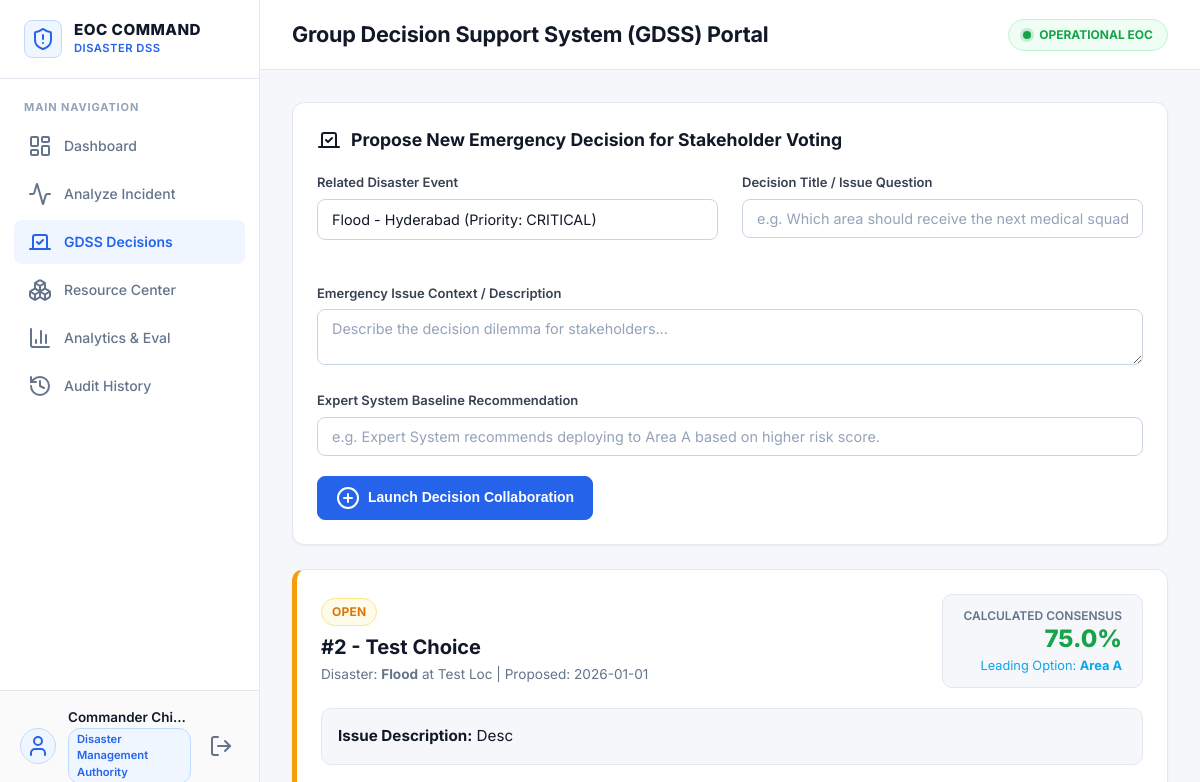
Before: /gdss (signed in, upper part) with the older database file.
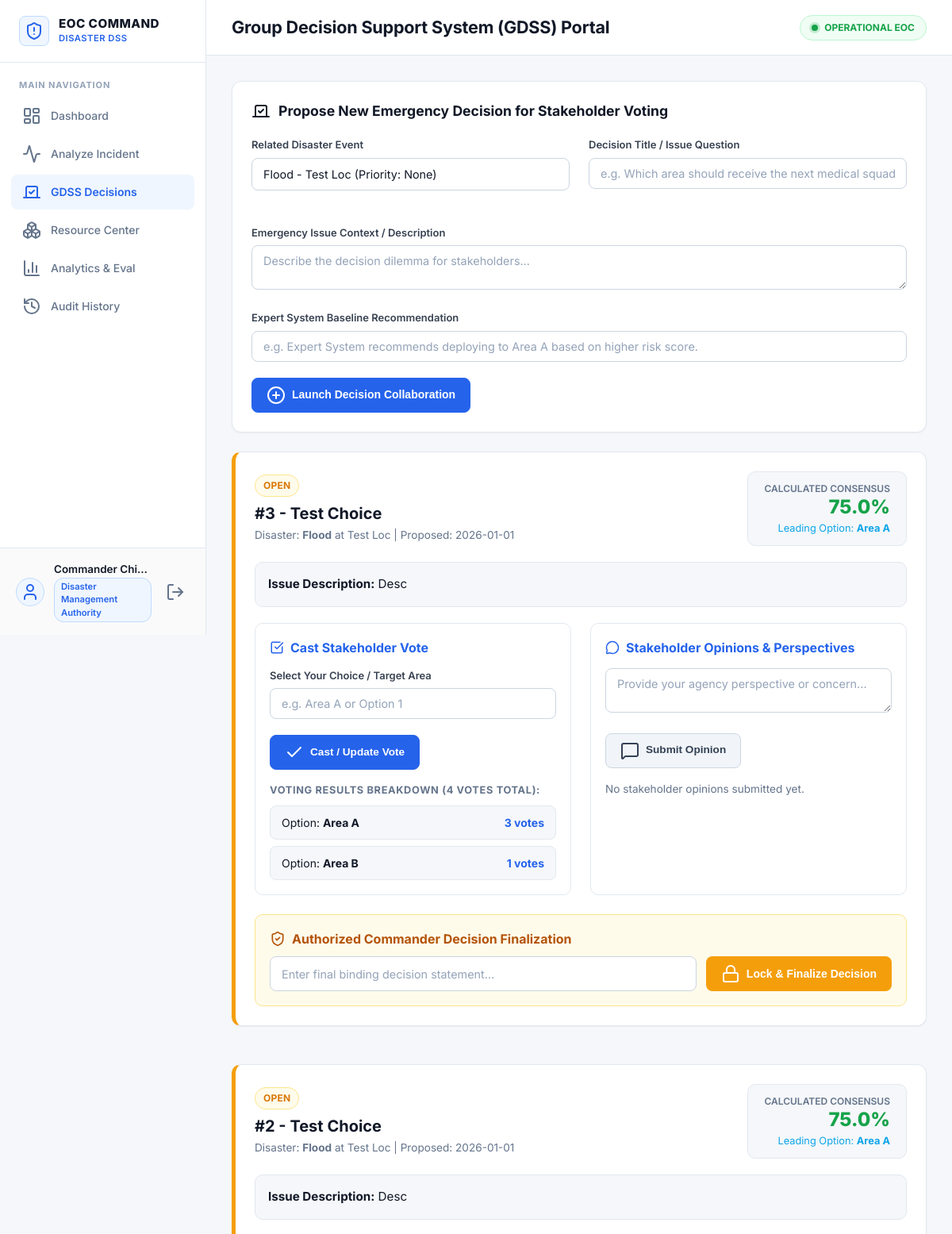
After: the same page with the newer database file.
### tables this page shows
CREATE TABLE gdss_decisions (
            id INTEGER PRIMARY KEY AUTOINCREMENT,
            disaster_id INTEGER NOT NULL,
            title TEXT NOT NULL,
            issue_description TEXT NOT NULL,
            expert_recommendation TEXT,
            status TEXT NOT NULL DEFAULT 'OPEN',
            final_decision TEXT,
            finalized_by TEXT,
            created_at TEXT,
            FOREIGN KEY (disaster_id) REFERENCES disasters(id) ON DELETE CASCADE
        );

CREATE TABLE gdss_votes (
            id INTEGER PRIMARY KEY AUTOINCREMENT,
            decision_id INTEGER NOT NULL,
            user_id INTEGER NOT NULL,
            username TEXT NOT NULL,
            role TEXT NOT NULL,
            vote_option TEXT NOT NULL,
            created_at TEXT,
            UNIQUE(decision_id, user_id),
            FOREIGN KEY (decision_id) REFERENCES gdss_decisions(id) ON DELETE CASCADE
        );

CREATE TABLE disasters (
            id INTEGER PRIMARY KEY AUTOINCREMENT,
            disaster_type TEXT NOT NULL,
            location TEXT NOT NULL,
            people_affected INTEGER,
            medical_emergency TEXT,
            road_status TEXT,
            available_ambulances INTEGER,
            hospital_beds INTEGER,
            priority TEXT,
            recommendation TEXT,
            created_at TEXT
        , status TEXT DEFAULT 'ACTIVE');

### app/routes/gdss_routes.py (the view)
@gdss_bp.route("/gdss")
@login_required
def index():
    conn = get_db()
    decisions = conn.execute("""
        SELECT g.*, d.disaster_type, d.location
        FROM gdss_decisions g
        JOIN disasters d ON g.disaster_id = d.id
        ORDER BY g.id DESC
    """).fetchall()
    disasters = get_all_disasters()
    conn.close()
    enhanced_decisions = []
    conn = get_db()
    for d in decisions:
        opinions = conn.execute("SELECT * FROM gdss_opinions WHERE decision_id = ? ORDER BY id ASC", (d["id"],)).fetchall()
        votes = conn.execute("SELECT * FROM gdss_votes WHERE decision_id = ? ORDER BY id ASC", (d["id"],)).fetchall()
        vote_counts = {}
        total_votes = len(votes)
        consensus_pct = 0.0
        winning_option = None
        if total_votes > 0:
            for v in votes:
                opt = v["vote_option"]
                vote_counts[opt] = vote_counts.get(opt, 0) + 1
            winning_option = max(vote_counts, key=vote_counts.get)
            consensus_pct = round((vote_counts[winning_option] / total_votes) * 100, 1)
        user_voted = conn.execute("SELECT * FROM gdss_votes WHERE decision_id = ? AND user_id = ?", (d["id"], session.get("user_id"))).fetchone()
        enhanced_decisions.append({
            "details": d,
            "opinions": opinions,
            "votes": votes,
            "vote_counts": vote_counts,
            "total_votes": total_votes,
            "consensus_pct": consensus_pct,
            "winning_option": winning_option,
            "user_voted": user_voted
        })
    conn.close()
    return render_template("gdss.html", decisions=enhanced_decisions, disasters=disasters)

### app/db.py (called while the page is built)
def get_db():
    conn = sqlite3.connect(DATABASE_PATH, timeout=30.0)
    try:
        conn.execute("PRAGMA journal_mode=WAL;")
    except Exception:
        pass
    conn.row_factory = sqlite3.Row
    return conn

### app/models.py (called while the page is built)
def get_all_disasters():
    conn = get_db()
    disasters = conn.execute("SELECT * FROM disasters ORDER BY id DESC").fetchall()
    conn.close()
    return disasters

### app/routes/auth_routes.py (called while the page is built)
def login_required(f):
    @wraps(f)
    def decorated_function(*args, **kwargs):
        if "user_id" not in session:
            flash("Please log in to access this page.", "warning")
            return redirect(url_for("auth.login"))
        return f(*args, **kwargs)
    return decorated_function

### app/templates/gdss.html (shortened to what the changed rows need)
{% extends "base.html" %}
{% block header_title %}Group Decision Support System (GDSS) Portal{% endblock %}
{% block content %}
{% if session.get('role') in ['System Administrator', 'Disaster Management Authority'] %}
<div class="card">
    <div class="card-header">
        <div class="card-title">
            <i data-lucide="vote"></i>
            <span>Propose New Emergency Decision for Stakeholder Voting</span>
        </div>
    </div>
    <form action="{{ url_for('gdss.create_decision') }}" method="POST">
        <div class="grid-cols-2">
            <div class="form-group">
                <label>Related Disaster Event</label>
                <select name="disaster_id" required>
                    {% for d in disasters %}
                    <option value="{{ d.id }}">{{ d.disaster_type }} - {{ d.location }} (Priority: {{ d.priority }})</option>
                    {% endfor %}
                </select>
            </div>
            <div class="form-group">
                <label>Decision Title / Issue Question</label>
                <input type="text" name="title" placeholder="e.g. Which area should receive the next medical squad?" required>
            </div>
        </div>
        <div class="form-group">
            <label>Emergency Issue Context / Description</label>
            <textarea name="issue_description" rows="2" placeholder="Describe the decision dilemma for stakeholders..." required></textarea>
        </div>
        <div class="form-group">
            <label>Expert System Baseline Recommendation</label>
            <input type="text" name="expert_recommendation" placeholder="e.g. Expert System recommends deploying to Area A based on higher risk score.">
        </div>
        <button type="submit" class="btn btn-primary">
            <i data-lucide="plus-circle"></i>
            <span>Launch Decision Collaboration</span>
        </button>
    </form>
</div>
{% endif %}
<div style="display: flex; flex-direction: column; gap: 24px;">
    {% for item in decisions %}
    {% set d = item.details %}
    <div class="card" style="border-left: 5px solid {% if d.status == 'FINALIZED' %}var(--success){% else %}var(--warning){% endif %};">
        <div class="card-header">
            <div>
                <span class="badge {% if d.status == 'FINALIZED' %}badge-low{% else %}badge-medium{% endif %}">{{ d.status }}</span>
                <h3 style="margin-top: 6px; color: var(--text-main); font-size: 1.25rem; font-weight: 700;">#{{ d.id }} - {{ d.title }}</h3>
                <div style="font-size: 0.85rem; color: var(--text-muted); margin-top: 2px;">Disaster: <strong>{{ d.disaster_type }}</strong> at {{ d.location }} | Proposed: {{ d.created_at }}</div>
            </div>
            {% if item.total_votes > 0 %}
            <div style="text-align: right; background: var(--bg-main); padding: 12px 20px; border-radius: var(--radius-md); border: 1px solid var(--border);">
                <div style="font-size: 0.75rem; color: var(--text-muted); font-weight: 600; text-transform: uppercase;">Calculated Consensus</div>
                <div style="font-size: 1.5rem; font-weight: 800; color: var(--success); line-height: 1.2;">{{ item.consensus_pct }}%</div>
                <div style="font-size: 0.8rem; color: var(--info); margin-top: 2px;">Leading Option: <strong>{{ item.winning_option }}</strong></div>
            </div>
            {% endif %}
        </div>
        <div style="background: var(--bg-main); padding: 16px; border-radius: var(--radius-md); margin-bottom: 20px; font-size: 0.95rem; border: 1px solid var(--border);">
            <strong style="color: var(--text-main);">Issue Description:</strong> {{ d.issue_description }}
        </div>
        <div class="grid-cols-2">
            <div style="background: #FFFFFF; padding: 18px; border-radius: var(--radius-md); border: 1px solid var(--border);">
                <h4 style="color: var(--primary); margin-bottom: 14px; font-weight: 700; display: flex; align-items: center; gap: 8px;">
                    <i data-lucide="check-square" style="width: 18px; height: 18px;"></i>
                    <span>Cast Stakeholder Vote</span>
                </h4>
                {% if d.status == 'OPEN' %}
                <form action="{{ url_for('gdss.cast_vote', decision_id=d.id) }}" method="POST" style="margin-bottom: 16px;">
                    <div class="form-group">
                        <label>Select Your Choice / Target Area</label>
                        <input type="text" name="vote_option" placeholder="e.g. Area A or Option 1" required>
                    </div>
                    <button type="submit" class="btn btn-primary" style="font-size: 0.85rem;">
                        <i data-lucide="check"></i> Cast / Update Vote
                    </button>
                </form>
                {% else %}
                <div style="color: var(--success); font-weight: 600; margin-bottom: 16px; display: flex; align-items: center; gap: 6px;">
                    <i data-lucide="lock" style="width: 16px; height: 16px;"></i>
                    <span>Decision is FINALIZED. Voting is closed.</span>
                </div>
                {% endif %}
                <h5 style="color: var(--text-muted); font-size: 0.8rem; text-transform: uppercase; letter-spacing: 0.05em; font-weight: 700; margin-bottom: 10px;">Voting Results Breakdown ({{ item.total_votes }} votes total):</h5>
                <ul style="list-style: none; display: flex; flex-direction: column; gap: 8px;">
                    {% for opt, count in item.vote_counts.items() %}
                    <li style="display: flex; justify-content: space-between; background: var(--bg-main); padding: 10px 14px; border-radius: var(--radius-sm); border: 1px solid var(--border); font-size: 0.875rem;">
                        <span>Option: <strong style="color: var(--text-main);">{{ opt }}</strong></span>
                        <span style="color: var(--primary); font-weight: 700;">{{ count }} votes</span>
                    </li>
                    {% else %}
                    <li style="color: var(--text-muted); font-size: 0.85rem;">No votes cast yet.</li>
                    {% endfor %}
                </ul>
            </div>
            <div style="background: #FFFFFF; padding: 18px; border-radius: var(--radius-md); border: 1px solid var(--border);">
                <h4 style="color: var(--primary); margin-bottom: 14px; font-weight: 700; display: flex; align-items: center; gap: 8px;">
                    <i data-lucide="message-circle" style="width: 18px; height: 18px;"></i>
                    <span>Stakeholder Opinions & Perspectives</span>
                </h4>
                {% if d.status == 'OPEN' %}
                <form action="{{ url_for('gdss.add_opinion', decision_id=d.id) }}" method="POST" style="margin-bottom: 16px;">
                    <div class="form-group">
                        <textarea name="opinion_text" rows="2" placeholder="Provide your agency perspective or concern..." required></textarea>
                    </div>
                    <button type="submit" class="btn btn-secondary" style="font-size: 0.85rem;">
                        <i data-lucide="message-square"></i> Submit Opinion
                    </button>
                </form>
                {% endif %}
                <div style="max-height: 220px; overflow-y: auto; display: flex; flex-direction: column; gap: 10px; padding-right: 4px;">
                    {% for op in item.opinions %}
                    <div style="background: var(--bg-main); padding: 12px; border-radius: var(--radius-sm); border: 1px solid var(--border); font-size: 0.875rem;">
                        <div style="display: flex; justify-content: space-between; margin-bottom: 4px;">
                            <strong style="color: var(--info);">{{ op.username }} (<span class="role-badge" style="font-size: 0.65rem;">{{ op.role }}</span>)</strong>
                            <small style="color: var(--text-muted); font-size: 0.75rem;">{{ op.created_at }}</small>
                        </div>
                        <div style="color: var(--text-main);">{{ op.opinion_text }}</div>
                    </div>
                    {% else %}
                    <div style="color: var(--text-muted); font-size: 0.85rem;">No stakeholder opinions submitted yet.</div>
                    {% endfor %}
                </div>
            </div>
        </div>
        {% if d.status == 'OPEN' and session.get('role') in ['System Administrator', 'Disaster Management Authority'] %}
        <div style="margin-top: 20px; background: var(--warning-bg); border: 1px solid var(--warning-border); padding: 18px; border-radius: var(--radius-md);">
            <h4 style="color: #B45309; margin-bottom: 10px; font-weight: 700; display: flex; align-items: center; gap: 8px;">
                <i data-lucide="shield-check" style="width: 20px; height: 20px;"></i>
                <span>Authorized Commander Decision Finalization</span>
            </h4>
            <form action="{{ url_for('gdss.finalize_decision', decision_id=d.id) }}" method="POST" style="display: flex; gap: 12px;">
                <input type="text" name="final_decision" placeholder="Enter final binding decision statement..." required style="flex: 1;">
                <button type="submit" class="btn btn-warning" style="white-space: nowrap;">
                    <i data-lucide="lock"></i> Lock & Finalize Decision
                </button>
            </form>
        </div>
        {% endif %}
    </div>
    {% else %}
    <div class="card" style="text-align: center; padding: 40px; color: var(--text-muted);">
        <i data-lucide="inbox" style="width: 40px; height: 40px; margin-bottom: 8px; color: var(--text-light);"></i>
        <p>No emergency decisions created yet.</p>
    </div>
    {% endfor %}
</div>
{% endblock %}

Changed rows visible on the page:
added gdss_votes: consensus_pct "75.0", winning_option "Area A", total_votes "4", vote_option "Area A", decision "3"
added gdss_decisions: status "OPEN", id "3", title "Test Choice", created_at "2026-01-01", issue_description "Desc"
added disasters: disaster_type "Flood", location "Test Loc"
added gdss_votes: vote_option "Area B", count "1", shown under "OPEN"
Other visible differences:
form field disaster_id: "Flood - Hyderabad (Priority: CRITICAL)" → "Flood - Test Loc (Priority: None)"
